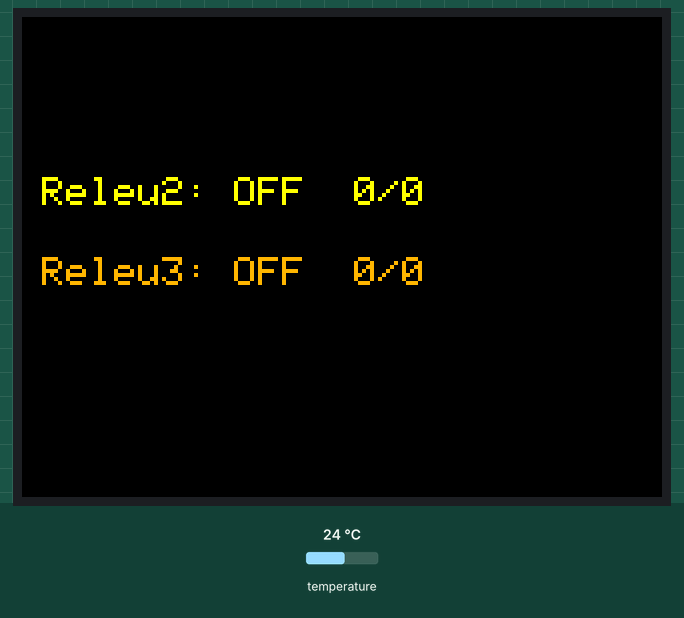
Simulated run of this sketch. Board: ESP32. Shown: 320×240 colour display. The inputs (shaded band) are chosen by the test bench; at power-on: temperature 24 °C.

Above: at 2.5 s.
2.6 s: temperature set to 12 °C
At 3.4 s:
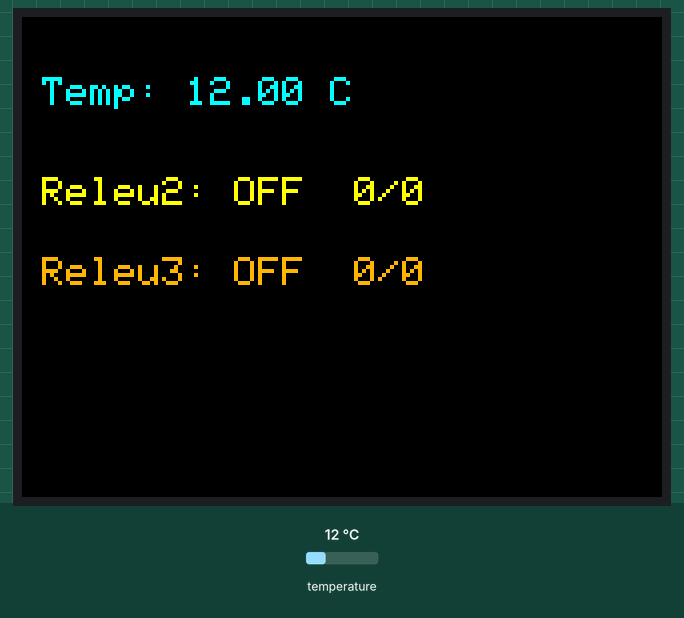
5.5 s: temperature set to 19 °C
8.4 s: temperature set to 28 °C
At 9.9 s:
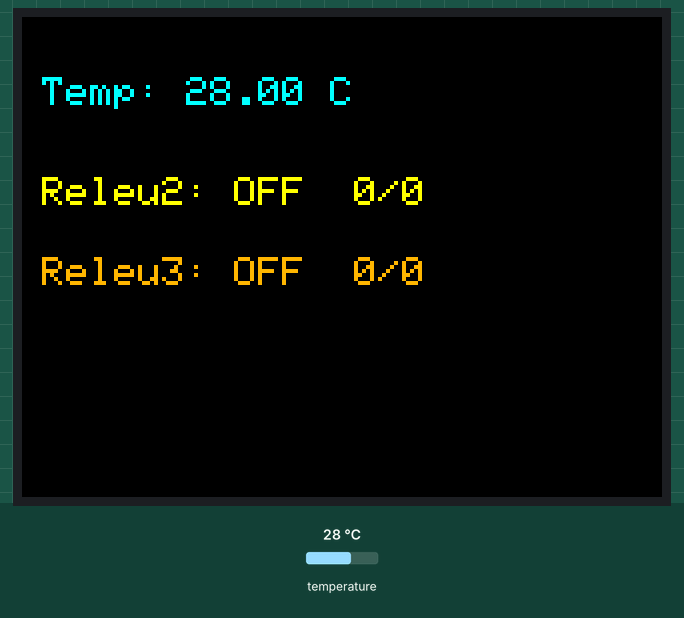
Timing chart, 0 to 11.4 s (numbered marks = the images above; inputs shaded):
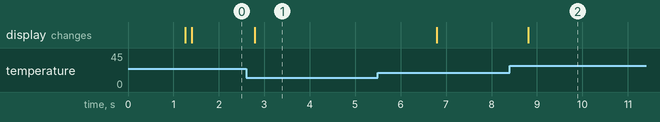

Measured:
- after the input at 2.6 s, the display: changes after 0.19 s (image 1)
- after the input at 8.4 s, the display: changes after 0.41 s (image 2)

The sketch:

ds18b20_motor_dual_timer_strict.ino
```cpp
#include <TFT_eSPI.h>
#include <OneWire.h>
#include <DallasTemperature.h>

#define ONE_WIRE_BUS D2
#define TEMP_MIN      28
#define TEMP_MAX      38
#define SEC_PER_GRAD  60
#define MAX_TIMER_RELEU2 600

TFT_eSPI tft = TFT_eSPI();
OneWire oneWire(ONE_WIRE_BUS);
DallasTemperature sensors(&oneWire);
DeviceAddress addr;

// Debounce
#define DEBOUNCE_BUF 3
int temp_buf[DEBOUNCE_BUF] = {0};
uint8_t temp_idx = 0;

// Timere și stări
int timer_releu2 = 0;   // Timerul ce trebuie parcurs de releul 2 (secunde, max 600)
int timp_releu2 = 0;    // Cât a stat efectiv ON releul 2
int timp_releu3 = 0;    // Cât a stat efectiv ON releul 3
int ultim_temp_stabila = 0; // Ultima temp stabilă debounce
bool scadere_detectata = false; // S-a detectat scădere temperatură?
bool temp_sub_28 = false;       // E sub 28C temperatura curentă?

void setup() {
  Serial.begin(9600);
  sensors.begin();
  if (!sensors.getAddress(addr, 0)) {
    Serial.println("No DS18B20 found!");
    while (1);
  }
  tft.init();
  tft.setRotation(3);
  tft.fillScreen(TFT_BLACK);
  tft.setTextColor(TFT_WHITE, TFT_BLACK);
  tft.setTextSize(2);
  tft.setCursor(10, 10);
  tft.println("DS18B20 Dual Timer");
  delay(1000);
  tft.fillScreen(TFT_BLACK);
}

void loop() {
  static unsigned long last_read = 0, last_sec = 0;
  static int last_disp_temp = -100;
  static int timer_releu3_target = 0; // Timpul pe care trebuie să îl consume releul 3 la scădere
  unsigned long now = millis();

  // Citire temperatura cu debounce la 2s
  if (now - last_read > 2000) {
    sensors.requestTemperatures();
    float t = sensors.getTempC(addr);

    if (t > -100.0 && t < 125.0) {
      int temp_int = (int)t;
      temp_buf[temp_idx] = temp_int;
      temp_idx = (temp_idx + 1) % DEBOUNCE_BUF;

      bool stable = true;
      for (uint8_t i = 1; i < DEBOUNCE_BUF; i++)
        if (temp_buf[i] != temp_buf[0]) { stable = false; break; }

      static bool first = true;
      if (stable) {
        int new_temp = temp_buf[0];
        // Prima citire stabilă
        if (first) {
          ultim_temp_stabila = new_temp;
          first = false;
        }
        // CREȘTERE temperatură (doar între 28-38)
        if (new_temp > ultim_temp_stabila && new_temp >= TEMP_MIN && new_temp <= TEMP_MAX) {
          int delta = (new_temp - ultim_temp_stabila) * SEC_PER_GRAD;
          timer_releu2 += delta;
          if (timer_releu2 > MAX_TIMER_RELEU2) timer_releu2 = MAX_TIMER_RELEU2;
          Serial.print("Crestere: +"); Serial.print(delta); Serial.print(" sec, total: "); Serial.println(timer_releu2);
          scadere_detectata = false;
        }
        // SCADE temperatura
        else if (new_temp < ultim_temp_stabila) {
          // Timerul pentru releu2 se oprește, se setează ținta pentru releu3
          scadere_detectata = true;
          timer_releu3_target = timp_releu2; // Timpul ON efectiv al releului 2
          Serial.print("Scadere detectata, timer_releu3_target = "); Serial.println(timer_releu3_target);
        }
        ultim_temp_stabila = new_temp;
      }

      // Actualizare display temperatura
      if ((int)t != last_disp_temp) {
        tft.fillRect(0, 30, 320, 40, TFT_BLACK);
        tft.setCursor(10, 30);
        tft.setTextColor(TFT_CYAN, TFT_BLACK);
        tft.printf("Temp: %.2f C", t);
        last_disp_temp = (int)t;
      }
      temp_sub_28 = (temp_int < TEMP_MIN);
    }
    last_read = now;
  }

  // LOGICA RELEE
  static bool releu2_on = false, releu3_on = false;
  // RELEU 2: ON cât timp nu s-a detectat scădere și nu și-a terminat timerul
  if (!scadere_detectata && timp_releu2 < timer_releu2) {
    releu2_on = true;
    releu3_on = false;
  }
  // RELEU 3: ON doar când a venit scăderea, temp < 28, și trebuie să consume fix cât a stat ON releul 2
  else if (scadere_detectata && temp_sub_28 && timp_releu3 < timer_releu3_target && timer_releu3_target > 0) {
    releu2_on = false;
    releu3_on = true;
  } else {
    releu2_on = false;
    releu3_on = false;
  }

  // Incrementare secunde pentru relee active
  if (now - last_sec >= 1000) {
    if (releu2_on) timp_releu2++;
    if (releu3_on) timp_releu3++;
    last_sec += 1000;
  }
  if (!releu2_on && !releu3_on) last_sec = now;

  // RESET: când temp < 28 și ambele relee sunt oprite
  if (temp_sub_28 && !releu2_on && !releu3_on) {
    timer_releu2 = 0;
    timp_releu2 = 0;
    timp_releu3 = 0;
    timer_releu3_target = 0;
    scadere_detectata = false;
  }

  // Afisaj pe ecran
  static int last_disp_timp2 = -1, last_disp_timp3 = -1;
  static bool last_releu2_on = false, last_releu3_on = false;
  if (timp_releu2 != last_disp_timp2 || timp_releu3 != last_disp_timp3 ||
      releu2_on != last_releu2_on || releu3_on != last_releu3_on) {
    tft.fillRect(0, 80, 320, 160, TFT_BLACK);
    tft.setCursor(10, 80);
    tft.setTextColor(TFT_YELLOW, TFT_BLACK);
    tft.printf("Releu2: %s  %d/%d", releu2_on ? "ON " : "OFF", timp_releu2, timer_releu2);
    tft.setCursor(10, 120);
    tft.setTextColor(TFT_ORANGE, TFT_BLACK);
    tft.printf("Releu3: %s  %d/%d", releu3_on ? "ON " : "OFF", timp_releu3, timer_releu3_target);
    last_disp_timp2 = timp_releu2;
    last_disp_timp3 = timp_releu3;
    last_releu2_on = releu2_on;
    last_releu3_on = releu3_on;
  }

  delay(10);
}
```
